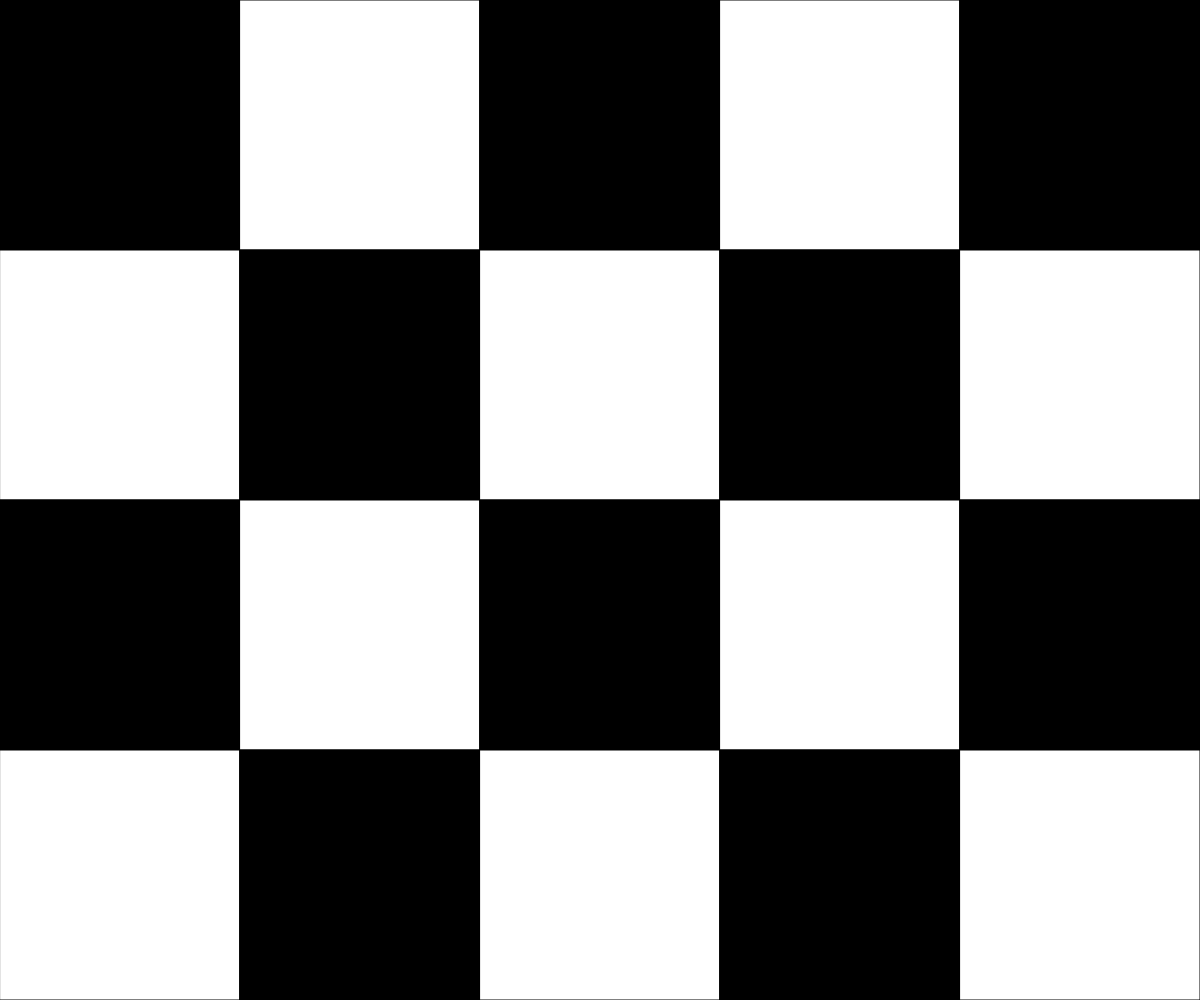
Frame 1 (no input)
Frame 60 (no input): identical to frame 1, image omitted
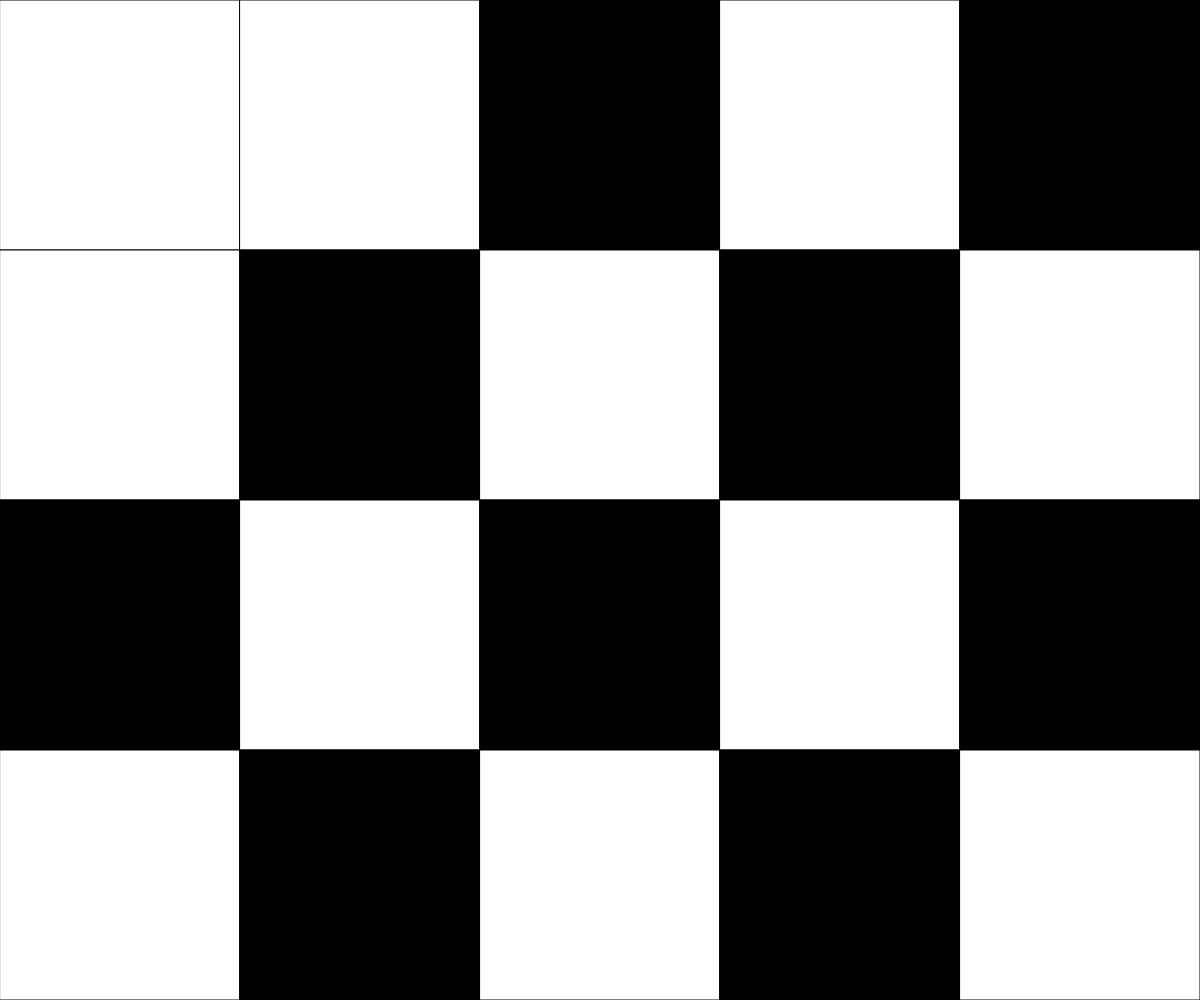
Frame 120 (the mouse pressed at the canvas centre since frame 60)

The p5.js sketch that drew these frames (run headless with seeded random() and noise() and a simulated clock; from frame 60 on, the mouse is pressed at the canvas centre):

// p5.js sketch
// ── sketch.js
// Grid Demo

const NUM_ROWS = 4;
const NUM_COLS = 5;

let rectWidth, rectHeight;
let currentRow, currentCol;

let gridData =  [ [0, 255, 0, 255, 0], 
                  [255, 0, 255, 0, 255],
                  [0, 255, 0, 255, 0],
                  [255, 0, 255, 0, 255] ];


function setup() {
  createCanvas(windowWidth, windowHeight);
  rectWidth = width/NUM_COLS;
  rectHeight = height/NUM_ROWS;
}

function drawGrid(){
  //Render a grid of stairs - fill colour set according to the data stored in 2D array.

  for (let y = 0; y < NUM_ROWS; y++){
    for (let x = 0; x < NUM_COLS; x++){
      fill(gridData[y][x]);
      rect(rectWidth * x, rectHeight * y, rectWidth, rectHeight);
    }
  }
}

function determineActiveSquare(){
  //An expression used to run each frame and to determine where the mouse is
  currentRow = int(mouseY / rectHeight);
  currentCol = int(mouseX / rectWidth);
  print(currentCol, currentRow);
}

function flip(col, row){
  //Flip the values in the array
  if (col >= 0 && col < NUM_COLS && row >= 0 && row < NUM_ROWS){
    if (gridData[row][col] === 0){
      gridData[row][col] = 255;
    }
    else{
      gridData[row][col] = 0;
    }
  }
}

function mousePressed(){
  flip(currentCol, currentRow);
}

function draw() {
  background(220);
  drawGrid();
  determineActiveSquare();
}
